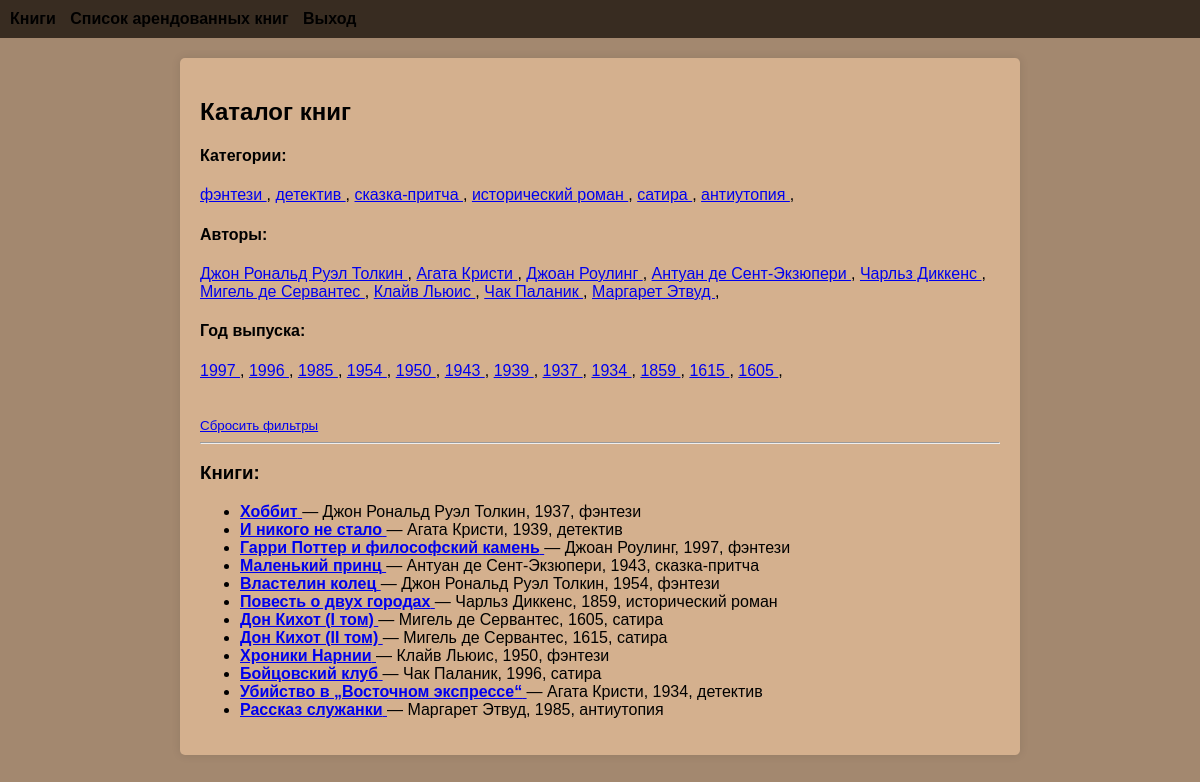
/dashboard (signed in), run on an earlier commit of the app's database.
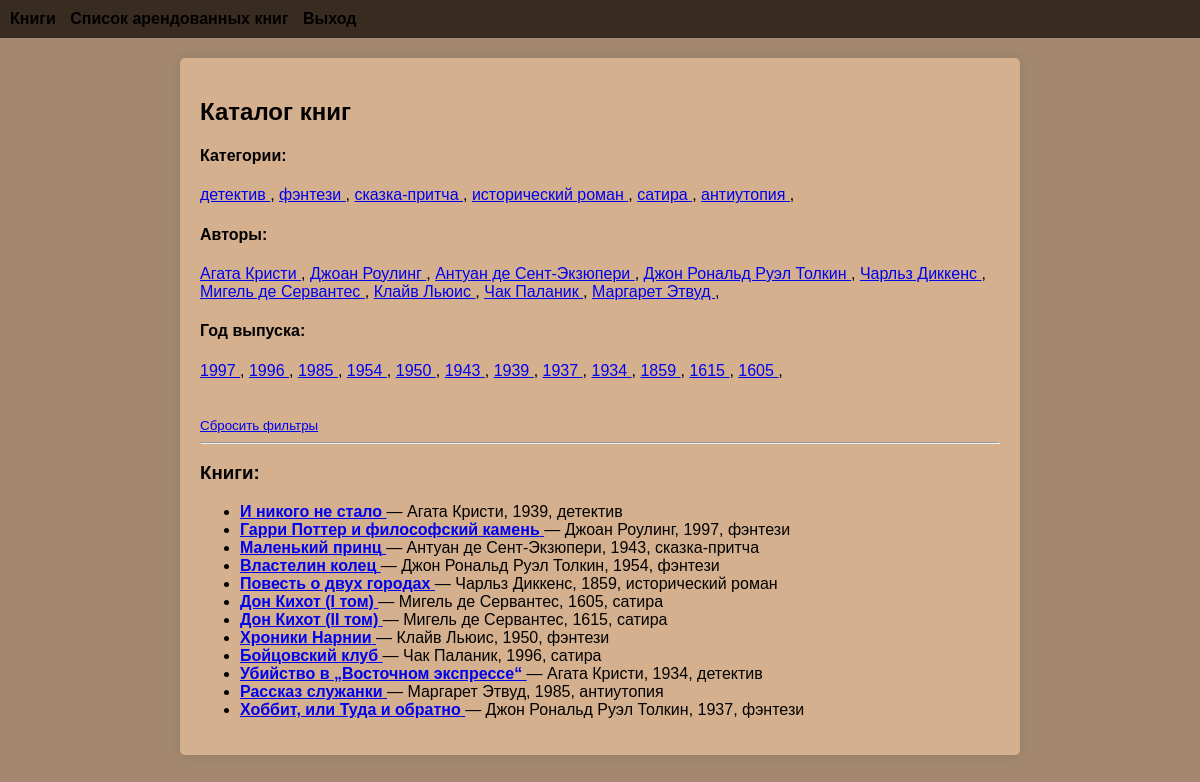
And on a later commit of the database.
### bookstore/models.py (models this page shows, shortened)
class Book(db.Model):
    id = db.Column(db.Integer, primary_key=True)
    title = db.Column(db.String(100), nullable=False)
    author = db.Column(db.String(50), nullable=False)
    category = db.Column(db.String(50), nullable=False)
    year = db.Column(db.Integer, nullable=False)
    price = db.Column(db.Float)
    available = db.Column(db.Boolean, default=True)

### bookstore/routes.py (the view)
@app.route('/dashboard')
@login_required
def user_dashboard():
    category = request.args.get('category')
    author = request.args.get('author')
    year = request.args.get('year', type=int)
    query = Book.query
    if category:
        query = query.filter_by(category=category)
    if author:
        query = query.filter_by(author=author)
    if year:
        query = query.filter_by(year=year)
    books = query.all()
    categories = db.session.query(Book.category).distinct().all()
    authors = db.session.query(Book.author).distinct().all()
    years = db.session.query(Book.year).distinct().all()
    categories = [c[0] for c in categories]
    authors = [a[0] for a in authors]
    years = sorted([y[0] for y in years], reverse=True)
    return render_template('user_dashboard.html', books=books,
                           categories=categories,
                           authors=authors,
                           years=years,
                           selected_category=category,
                           selected_author=author,
                           selected_year=year)

### bookstore/models.py (called while the page is built)
@login_manager.user_loader
def load_user(user_id):
    return User.query.get(int(user_id))

### bookstore/routes.py (called while the page is built)
@app.before_request
def check_expired_rentals():
    if current_user.is_authenticated and request.endpoint in ['user_dashboard']:
         rentals = Rental.query.filter_by(user_id=current_user.id).all()
         expired_rentals = [r for r in rentals if r.is_expired()]
         if expired_rentals:
            flash('У вас есть просроченные книги.', 'error')

### bookstore/templates/user_dashboard.html
{% extends 'base.html' %}
{% block content %}
<h2>Каталог книг</h2>
<h4>Категории:</h4>
<div>
    {% for cat in categories %}
        <a href="{{ url_for('user_dashboard', category=cat, author=selected_author, year=selected_year) }}">
            {{ cat }}
        </a>,
    {% endfor %}
    <br>
</div>
<h4>Авторы:</h4>
<div>
    {% for auth in authors %}
        <a href="{{ url_for('user_dashboard', author=auth, category=selected_category, year=selected_year) }}">
            {{ auth }}
        </a>,
    {% endfor %}
    <br>
</div>
<h4>Год выпуска:</h4>
<div>
    {% for y in years %}
        <a href="{{ url_for('user_dashboard', year=y, category=selected_category, author=selected_author) }}">
            {{ y }}
        </a>,
    {% endfor %}
    <br>
    <br>
    <br>
    <small><a href="{{ url_for('user_dashboard') }}">Сбросить фильтры</a></small>
</div>
<hr>
<h3>Книги:</h3>
{% if books %}
    <ul>
    {% for book in books %}
        <li>
            <a href="{{ url_for('book_detail', book_id=book.id) }}">
                <strong>{{ book.title }}</strong>
            </a> — {{ book.author }}, {{ book.year }}, {{ book.category }}
        </li>
    {% endfor %}
    </ul>
{% else %}
    <p>Книги не найдены.</p>
{% endif %}
{% endblock %}

What changed in the data, as far as the page shows it:
removed Book: title "Хоббит", author "Джон Рональд Руэл Толкин", year "1937", category "фэнтези"
added Book: title "Хоббит, или Туда и обратно", author "Джон Рональд Руэл Толкин", year "1937", category "фэнтези"
